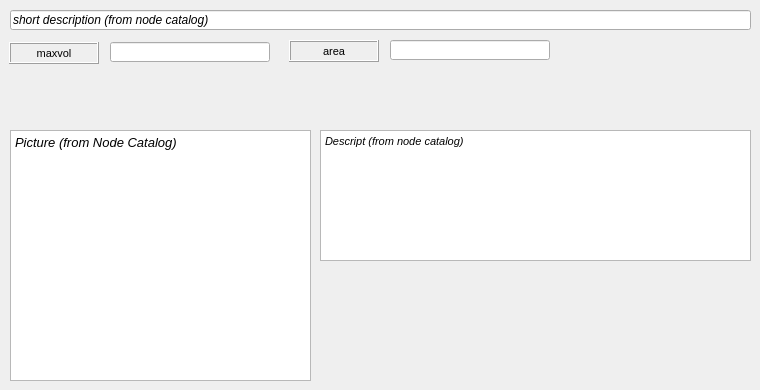
     <widget class="QWidget" name="tab_19">
      <attribute name="title">
       <string>Tank</string>
      </attribute>
      <widget class="QLineEdit" name="lineEdit_23">
       <property name="geometry">
        <rect>
         <x>110</x>
         <y>42</y>
         <width>160</width>
         <height>20</height>
        </rect>
       </property>
       <property name="text">
        <string/>
       </property>
      </widget>
      <widget class="QLabel" name="label_61">
       <property name="enabled">
        <bool>true</bool>
       </property>
       <property name="geometry">
        <rect>
         <x>9</x>
         <y>42</y>
         <width>90</width>
         <height>22</height>
        </rect>
       </property>
       <property name="sizePolicy">
        <sizepolicy hsizetype="Preferred" vsizetype="Preferred">
         <horstretch>0</horstretch>
         <verstretch>0</verstretch>
        </sizepolicy>
       </property>
       <property name="font">
        <font>
         <pointsize>8</pointsize>
        </font>
       </property>
       <property name="statusTip">
        <string/>
       </property>
       <property name="accessibleName">
        <string/>
       </property>
       <property name="layoutDirection">
        <enum>Qt::LeftToRight</enum>
       </property>
       <property name="autoFillBackground">
        <bool>false</bool>
       </property>
       <property name="inputMethodHints">
        <set>Qt::ImhNone</set>
       </property>
       <property name="frameShape">
        <enum>QFrame::Box</enum>
       </property>
       <property name="frameShadow">
        <enum>QFrame::Raised</enum>
       </property>
       <property name="lineWidth">
        <number>1</number>
       </property>
       <property name="midLineWidth">
        <number>0</number>
       </property>
       <property name="text">
        <string>maxvol</string>
       </property>
       <property name="alignment">
        <set>Qt::AlignCenter</set>
       </property>
       <property name="wordWrap">
        <bool>false</bool>
       </property>
       <property name="margin">
        <number>3</number>
       </property>
      </widget>
      <widget class="QLabel" name="label_63">
       <property name="geometry">
        <rect>
         <x>289</x>
         <y>40</y>
         <width>90</width>
         <height>22</height>
        </rect>
       </property>
       <property name="font">
        <font>
         <pointsize>8</pointsize>
        </font>
       </property>
       <property name="frameShape">
        <enum>QFrame::Box</enum>
       </property>
       <property name="frameShadow">
        <enum>QFrame::Raised</enum>
       </property>
       <property name="text">
        <string>area</string>
       </property>
       <property name="alignment">
        <set>Qt::AlignCenter</set>
       </property>
       <property name="margin">
        <number>3</number>
       </property>
      </widget>
      <widget class="QLineEdit" name="lineEdit_14">
       <property name="geometry">
        <rect>
         <x>390</x>
         <y>40</y>
         <width>160</width>
         <height>20</height>
        </rect>
       </property>
       <property name="text">
        <string/>
       </property>
      </widget>
      <widget class="QTextEdit" name="textEdit_10">
       <property name="geometry">
        <rect>
         <x>10</x>
         <y>130</y>
         <width>301</width>
         <height>251</height>
        </rect>
       </property>
       <property name="html">
        <string>&lt;!DOCTYPE HTML PUBLIC &quot;-//W3C//DTD HTML 4.0//EN&quot; &quot;http://www.w3.org/TR/REC-html40/strict.dtd&quot;&gt;
&lt;html&gt;&lt;head&gt;&lt;meta name=&quot;qrichtext&quot; content=&quot;1&quot; /&gt;&lt;style type=&quot;text/css&quot;&gt;
p, li { white-space: pre-wrap; }
&lt;/style&gt;&lt;/head&gt;&lt;body style=&quot; font-family:'MS Shell Dlg 2'; font-size:8.25pt; font-weight:400; font-style:normal;&quot;&gt;
&lt;p style=&quot; margin-top:0px; margin-bottom:0px; margin-left:0px; margin-right:0px; -qt-block-indent:0; text-indent:0px;&quot;&gt;&lt;span style=&quot; font-size:10pt; font-style:italic;&quot;&gt;Picture (from Node Catalog)&lt;/span&gt;&lt;/p&gt;&lt;/body&gt;&lt;/html&gt;</string>
       </property>
      </widget>
      <widget class="QTextEdit" name="textEdit_11">
       <property name="geometry">
        <rect>
         <x>320</x>
         <y>130</y>
         <width>431</width>
         <height>131</height>
        </rect>
       </property>
       <property name="html">
        <string>&lt;!DOCTYPE HTML PUBLIC &quot;-//W3C//DTD HTML 4.0//EN&quot; &quot;http://www.w3.org/TR/REC-html40/strict.dtd&quot;&gt;
&lt;html&gt;&lt;head&gt;&lt;meta name=&quot;qrichtext&quot; content=&quot;1&quot; /&gt;&lt;style type=&quot;text/css&quot;&gt;
p, li { white-space: pre-wrap; }
&lt;/style&gt;&lt;/head&gt;&lt;body style=&quot; font-family:'MS Shell Dlg 2'; font-size:8.25pt; font-weight:400; font-style:normal;&quot;&gt;
&lt;p style=&quot; margin-top:0px; margin-bottom:0px; margin-left:0px; margin-right:0px; -qt-block-indent:0; text-indent:0px;&quot;&gt;&lt;span style=&quot; font-size:8pt; font-style:italic;&quot;&gt;Descript (from node catalog)&lt;/span&gt;&lt;/p&gt;&lt;/body&gt;&lt;/html&gt;</string>
       </property>
      </widget>
      <widget class="QLineEdit" name="lineEdit_35">
       <property name="geometry">
        <rect>
         <x>10</x>
         <y>10</y>
         <width>741</width>
         <height>20</height>
        </rect>
       </property>
       <property name="font">
        <font>
         <italic>true</italic>
        </font>
       </property>
       <property name="text">
        <string>short description (from node catalog)</string>
       </property>
      </widget>
     </widget>
